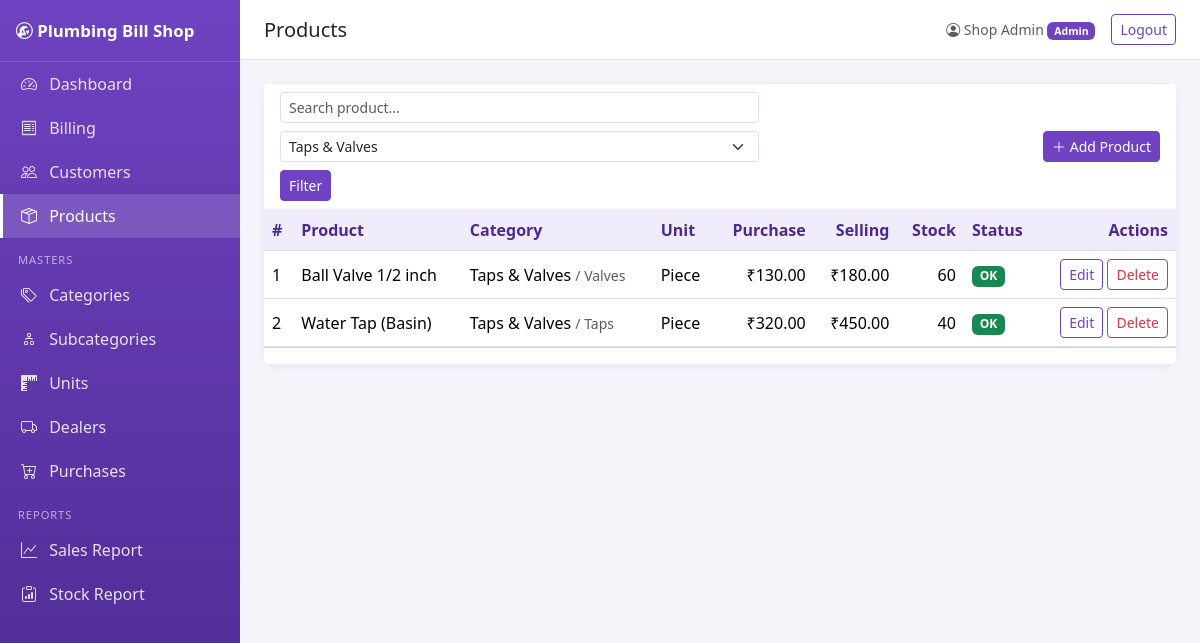
The app's page /products/index.php?category_id=3 (signed in) with its own data.
### tables this page shows
CREATE TABLE products (
  id INT AUTO_INCREMENT PRIMARY KEY,
  name VARCHAR(150) NOT NULL,
  category_id INT NOT NULL,
  subcategory_id INT NULL,
  unit_id INT NOT NULL,
  purchase_price DECIMAL(10,2) NOT NULL DEFAULT 0.00,
  selling_price DECIMAL(10,2) NOT NULL DEFAULT 0.00,
  quantity DECIMAL(10,2) NOT NULL DEFAULT 0.00,
  min_stock DECIMAL(10,2) NOT NULL DEFAULT 0.00,
  is_deleted TINYINT(1) NOT NULL DEFAULT 0,
  created_at TIMESTAMP NOT NULL DEFAULT CURRENT_TIMESTAMP,
  updated_at TIMESTAMP NOT NULL DEFAULT CURRENT_TIMESTAMP ON UPDATE CURRENT_TIMESTAMP,
  CONSTRAINT fk_prod_category FOREIGN KEY (category_id) REFERENCES categories(id),
  CONSTRAINT fk_prod_sub FOREIGN KEY (subcategory_id) REFERENCES subcategories(id),
  CONSTRAINT fk_prod_unit FOREIGN KEY (unit_id) REFERENCES units(id)
);

CREATE TABLE categories (
  id INT AUTO_INCREMENT PRIMARY KEY,
  name VARCHAR(100) NOT NULL,
  is_deleted TINYINT(1) NOT NULL DEFAULT 0,
  created_at TIMESTAMP NOT NULL DEFAULT CURRENT_TIMESTAMP,
  updated_at TIMESTAMP NOT NULL DEFAULT CURRENT_TIMESTAMP ON UPDATE CURRENT_TIMESTAMP
);

CREATE TABLE subcategories (
  id INT AUTO_INCREMENT PRIMARY KEY,
  category_id INT NOT NULL,
  name VARCHAR(100) NOT NULL,
  is_deleted TINYINT(1) NOT NULL DEFAULT 0,
  created_at TIMESTAMP NOT NULL DEFAULT CURRENT_TIMESTAMP,
  updated_at TIMESTAMP NOT NULL DEFAULT CURRENT_TIMESTAMP ON UPDATE CURRENT_TIMESTAMP,
  CONSTRAINT fk_sub_category FOREIGN KEY (category_id) REFERENCES categories(id)
);

CREATE TABLE units (
  id INT AUTO_INCREMENT PRIMARY KEY,
  name VARCHAR(50) NOT NULL,
  is_deleted TINYINT(1) NOT NULL DEFAULT 0,
  created_at TIMESTAMP NOT NULL DEFAULT CURRENT_TIMESTAMP,
  updated_at TIMESTAMP NOT NULL DEFAULT CURRENT_TIMESTAMP ON UPDATE CURRENT_TIMESTAMP
);

### includes/init.php (called while the page is built, shortened)
<?php
function is_admin()
{
    return isset($_SESSION['user']['role'])
        && strtolower($_SESSION['user']['role']) === 'admin';
}
function money($amount)
{
    return '₹' . number_format((float)$amount, 2);
}
function paginate($pdo, $select, $from, $params = [], $orderBy = 'id DESC')
{
    $select = str_replace('\\*', '*', $select);
    $countSql = "SELECT COUNT(*) " . $from;
    $countStmt = $pdo->prepare($countSql);
    $countStmt->execute($params);
    $totalRecords = (int) $countStmt->fetchColumn();
    $perPage = 10;
    $pages = max(1, (int) ceil($totalRecords / $perPage));
    $page = max(1, (int) ($_GET['page'] ?? 1));
    $page = min($page, $pages);
    $offset = ($page - 1) * $perPage;
    $sql = "SELECT " . $select . " " . $from
         . " ORDER BY " . $orderBy
         . " LIMIT " . $perPage
         . " OFFSET " . $offset;
    $stmt = $pdo->prepare($sql);
    $stmt->execute($params);
    $rows = $stmt->fetchAll(PDO::FETCH_ASSOC);
    return [$rows, $pages, $page];
}
function e($value)
{
    return htmlspecialchars((string)$value, ENT_QUOTES, 'UTF-8');
}

### products/index.php (the view, shortened to what this page needs)
<?php
require_once __DIR__ . '/../includes/init.php';
$q = trim($_GET['q'] ?? '');
$cat = (int)($_GET['category_id'] ?? 0);
$from = 'FROM products p
         JOIN categories c ON c.id = p.category_id
         LEFT JOIN subcategories s ON s.id = p.subcategory_id
         JOIN units u ON u.id = p.unit_id
         WHERE p.is_deleted = 0';
$params = [];
if ($cat > 0)  { $from .= ' AND p.category_id = ?'; $params[] = $cat; }
[$rows, $pages, $page] = paginate(
    $pdo,
    'p.*, c.name AS category, s.name AS subcategory, u.name AS unit',
    $from,
    $params,
    'p.id DESC'
);
$cats = $pdo->query('SELECT id, name FROM categories WHERE is_deleted = 0 ORDER BY name')->fetchAll();
$qty = fn($n) => rtrim(rtrim(number_format((float)$n, 2, '.', ''), '0'), '.');
include __DIR__ . '/../includes/header.php';
?>
<div class="card">
  <div class="card-header d-flex justify-content-between align-items-center flex-wrap gap-2">
    <form class="d-flex gap-2 flex-wrap" method="get">
      <input name="q" value="<?= e($q) ?>" class="form-control form-control-sm" placeholder="Search product...">
      <select name="category_id" class="form-select form-select-sm">
        <?php foreach ($cats as $c): ?><option value="<?= (int)$c['id'] ?>" <?= $cat === (int)$c['id'] ? 'selected' : '' ?>><?= e($c['name']) ?></option><?php endforeach; ?>
      </select>
      <button class="btn btn-sm btn-purple">Filter</button>
    </form>
    <?php if (is_admin()): ?><a href="form.php" class="btn btn-sm btn-purple"><i class="bi bi-plus-lg"></i> Add Product</a><?php endif; ?>
  </div>
  <div class="table-responsive"><table class="table table-hover align-middle mb-0">
    <thead><tr><th>#</th><th>Product</th><th>Category</th><th>Unit</th>
      <?php if (is_admin()): ?><th class="text-end">Purchase</th><?php endif; ?>
      <th class="text-end">Selling</th><th class="text-end">Stock</th><th>Status</th>
      <?php if (is_admin()): ?><th class="text-end">Actions</th><?php endif; ?></tr></thead>
    <tbody>
    <?php foreach ($rows as $i => $r): $low = (float)$r['quantity'] <= (float)$r['min_stock']; ?>
      <tr><td><?= $i + 1 + ($page - 1) * 10 ?></td>
        <td><?= e($r['name']) ?></td>
        <td><?= e($r['category']) ?><?= $r['subcategory'] ? ' <small class="text-muted">/ ' . e($r['subcategory']) . '</small>' : '' ?></td>
        <td><?= e($r['unit']) ?></td>
        <?php if (is_admin()): ?><td class="text-end"><?= money($r['purchase_price']) ?></td><?php endif; ?>
        <td class="text-end"><?= money($r['selling_price']) ?></td>
        <td class="text-end"><?= e($qty($r['quantity'])) ?></td>
        <td><?= $low ? '<span class="badge bg-danger">Low stock</span>' : '<span class="badge bg-success">OK</span>' ?></td>
        <?php if (is_admin()): ?>
        <td class="text-end text-nowrap">
          <a class="btn btn-sm btn-outline-purple" href="form.php?id=<?= (int)$r['id'] ?>">Edit</a>
          <form method="post" class="d-inline" data-confirm="Delete this product?">
            <button class="btn btn-sm btn-outline-danger">Delete</button></form></td>
        <?php endif; ?></tr>
    <?php endforeach; if (!$rows): ?><tr><td colspan="9" class="text-center text-muted py-4">No products found.</td></tr><?php endif; ?>
    </tbody></table></div>
  <div class="card-footer bg-white"><?= pager($pages, $page) ?></div>
</div>
<?php include __DIR__ . '/../includes/footer.php'; ?>

### assets/css/style.css (style rules this page uses)
:root { --purple:#6f42c1;--purple-dark:#4b2a8f;--purple-soft:#f1ecfb }
body { background:#f6f4fb;font-family:"Segoe UI",system-ui,sans-serif }
.card { border:0;box-shadow:0 2px 8px rgba(75,42,143,.08);border-radius:10px }
.card-header { background:#fff;border-bottom:1px solid #eee;font-weight:600;color:var(--purple-dark) }
.btn-purple { background:var(--purple);color:#fff;border-color:var(--purple) }
.btn-outline-purple { color:var(--purple);border-color:var(--purple) }
.table thead th { background:var(--purple-soft);color:var(--purple-dark);white-space:nowrap }

### records on screen
products: page "1", name "Ball Valve 1/2 inch", category.name "Taps & Valves", subcategory.name "Valves", unit.name "Piece", purchase_price "₹130.00", selling_price "₹180.00", quantity "60", min_stock "OK"
products: page "2", name "Water Tap (Basin)", category.name "Taps & Valves", subcategory.name "Taps", unit.name "Piece", purchase_price "₹320.00", selling_price "₹450.00", quantity "40", min_stock "OK"

### other values on screen
SHOP_NAME "Plumbing Bill Shop"
$pageTitle "Products"
$_SESSION['user']['name'] "Shop Admin"
$_SESSION['user']['role'] "Admin"
form field category_id "Taps & Valves"
